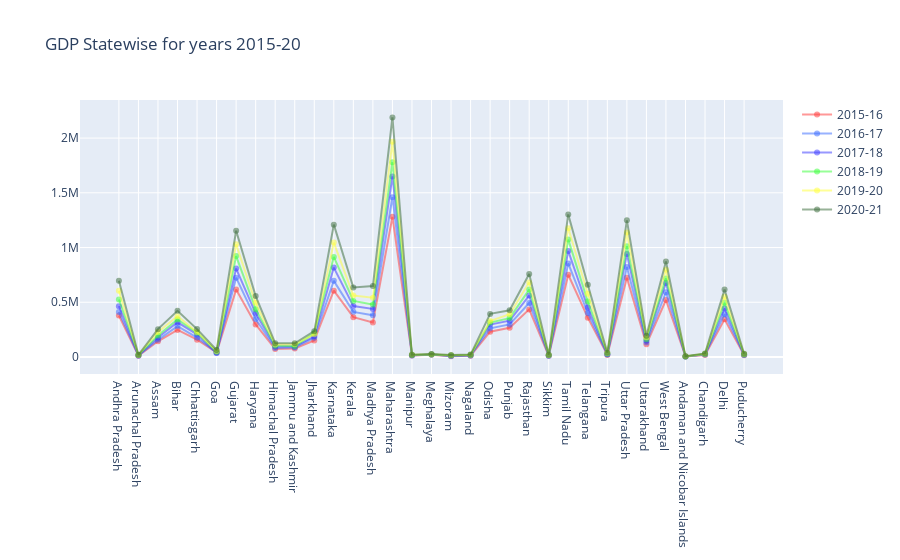

Notebook cell for this chart:
### Markdown cell above
### Line Plot depicting the GDP of India from 2015 to 2020

### Code cell
trace1 = go.Scatter(
    x = gdp["States"],
    y = gdp["2011-12"],
    mode = 'lines+markers',
    name = '2015-16',
    marker = dict(color = 'rgba(255, 51, 51, 0.5)'),
    text = gdp.States)

trace2 = go.Scatter(
    x = gdp["States"],
    y = gdp["2012-13"],
    mode = 'lines+markers',
    name = '2016-17',
    marker = dict(color = 'rgba(51, 102, 255, 0.5)'),
    text = gdp.States)

trace3 = go.Scatter(
    x = gdp["States"],
    y = gdp["2013-14"],
    mode = 'lines+markers',
    name = '2017-18',
    marker = dict(color = 'rgba(51, 51, 255, 0.5)'),
    text = gdp.States)

trace4 = go.Scatter(
    x = gdp["States"],
    y = gdp["2014-15"],
    mode = 'lines+markers',
    name = '2018-19',
    marker = dict(color = 'rgba(51, 255, 51, 0.5)'),
    text = gdp.States)

trace5 = go.Scatter(
    x = gdp["States"],
    y = gdp["2015-16"],
    mode = 'lines+markers',
    name = '2019-20',
    marker = dict(color = 'rgba(255, 255, 51, 0.5)'),
    text = gdp.States)

trace6 = go.Scatter(
    x = gdp["States"],
    y = gdp["2016-17"],
    mode = 'lines+markers',
    name = '2020-21',
    marker = dict(color = 'rgba(51, 102, 51, 0.5)'),
    text = gdp.States)

layout = dict(title = 'GDP Statewise for years 2015-20',
             xaxis= dict(zeroline= False)
             )

data = [trace1, trace2, trace3, trace4, trace5, trace6]
fig = dict(data = data, layout = layout)

iplot(fig)

### Figure 1 — Plotly figure (JSON) as saved in the notebook; plotly's stock layout.template omitted (floating-point values rounded to 4 significant figures)
{"data": [{"marker": {"color": "rgba(255, 51, 51, 0.5)"}, "mode": "lines+markers", "name": "2015-16", "text": ["Andhra Pradesh", "Arunachal Pradesh", "Assam", "Bihar", "Chhattisgarh", "Goa", "Gujarat", "Haryana", "Himachal Pradesh", "Jammu and Kashmir", "Jharkhand", "Karnataka", "Kerala", "Madhya Pradesh", "Maharashtra", "Manipur", "Meghalaya", "Mizoram", "Nagaland", "Odisha", "Punjab", "Rajasthan", "Sikkim", "Tamil Nadu", "Telangana", "Tripura", "Uttar Pradesh", "Uttarakhand", "West Bengal", "Andaman and Nicobar Islands", "Chandigarh", "Delhi", "Puducherry"], "type": "scatter", "x": ["Andhra Pradesh", "Arunachal Pradesh", "Assam", "Bihar", "Chhattisgarh", "Goa", "Gujarat", "Haryana", "Himachal Pradesh", "Jammu and Kashmir", "Jharkhand", "Karnataka", "Kerala", "Madhya Pradesh", "Maharashtra", "Manipur", "Meghalaya", "Mizoram", "Nagaland", "Odisha", "Punjab", "Rajasthan", "Sikkim", "Tamil Nadu", "Telangana", "Tripura", "Uttar Pradesh", "Uttarakhand", "West Bengal", "Andaman and Nicobar Islands", "Chandigarh", "Delhi", "Puducherry"], "y": [379402, 11063, 143175, 247144, 158074, 42367, 615606, 297539, 72720, 78256, 150918, 606048, 364048, 315562, 1280369, 12915, 19918, 7259, 12177, 230987, 266628, 434837, 11165, 751486, 359434, 19208, 724050, 115328, 520485, 3978, 18768, 343798, 16818]}, {"marker": {"color": "rgba(51, 102, 255, 0.5)"}, "mode": "lines+markers", "name": "2016-17", "text": ["Andhra Pradesh", "Arunachal Pradesh", "Assam", "Bihar", "Chhattisgarh", "Goa", "Gujarat", "Haryana", "Himachal Pradesh", "Jammu and Kashmir", "Jharkhand", "Karnataka", "Kerala", "Madhya Pradesh", "Maharashtra", "Manipur", "Meghalaya", "Mizoram", "Nagaland", "Odisha", "Punjab", "Rajasthan", "Sikkim", "Tamil Nadu", "Telangana", "Tripura", "Uttar Pradesh", "Uttarakhand", "West Bengal", "Andaman and Nicobar Islands", "Chandigarh", "Delhi", "Puducherry"], "type": "scatter", "x": ["Andhra Pradesh", "Arunachal Pradesh", "Assam", "Bihar", "Chhattisgarh", "Goa", "Gujarat", "Haryana", "Himachal Pradesh", "Jammu and Kashmir", "Jharkhand", "Karnataka", "Kerala", "Madhya Pradesh", "Maharashtra", "Manipur", "Meghalaya", "Mizoram", "Nagaland", "Odisha", "Punjab", "Rajasthan", "Sikkim", "Tamil Nadu", "Telangana", "Tripura", "Uttar Pradesh", "Uttarakhand", "West Bengal", "Andaman and Nicobar Islands", "Chandigarh", "Delhi", "Puducherry"], "y": [411404, 12547, 156864, 282368, 177511, 38120, 724495, 347032, 82820, 87138, 174724, 695413, 412313, 380925, 1459629, 13743, 21872, 8362, 14121, 261700, 297734, 493551, 12338, 854825, 401594, 21663, 822393, 131613, 591464, 4421, 21609, 391388, 18875]}, {"marker": {"color": "rgba(51, 51, 255, 0.5)"}, "mode": "lines+markers", "name": "2017-18", "text": ["Andhra Pradesh", "Arunachal Pradesh", "Assam", "Bihar", "Chhattisgarh", "Goa", "Gujarat", "Haryana", "Himachal Pradesh", "Jammu and Kashmir", "Jharkhand", "Karnataka", "Kerala", "Madhya Pradesh", "Maharashtra", "Manipur", "Meghalaya", "Mizoram", "Nagaland", "Odisha", "Punjab", "Rajasthan", "Sikkim", "Tamil Nadu", "Telangana", "Tripura", "Uttar Pradesh", "Uttarakhand", "West Bengal", "Andaman and Nicobar Islands", "Chandigarh", "Delhi", "Puducherry"], "type": "scatter", "x": ["Andhra Pradesh", "Arunachal Pradesh", "Assam", "Bihar", "Chhattisgarh", "Goa", "Gujarat", "Haryana", "Himachal Pradesh", "Jammu and Kashmir", "Jharkhand", "Karnataka", "Kerala", "Madhya Pradesh", "Maharashtra", "Manipur", "Meghalaya", "Mizoram", "Nagaland", "Odisha", "Punjab", "Rajasthan", "Sikkim", "Tamil Nadu", "Telangana", "Tripura", "Uttar Pradesh", "Uttarakhand", "West Bengal", "Andaman and Nicobar Islands", "Chandigarh", "Delhi", "Puducherry"], "y": [464272, 14581, 177745, 317101, 206833, 35921, 807623, 399268, 94764, 95619, 188567, 816666, 465041, 439483, 1649647, 16182, 22938, 10293, 16612, 296475, 332147, 561031, 13862, 968530, 451580, 25593, 940356, 149074, 676848, 5023, 24822, 443960, 21870]}, {"marker": {"color": "rgba(51, 255, 51, 0.5)"}, "mode": "lines+markers", "name": "2018-19", "text": ["Andhra Pradesh", "Arunachal Pradesh", "Assam", "Bihar", "Chhattisgarh", "Goa", "Gujarat", "Haryana", "Himachal Pradesh", "Jammu and Kashmir", "Jharkhand", "Karnataka", "Kerala", "Madhya Pradesh", "Maharashtra", "Manipur", "Meghalaya", "Mizoram", "Nagaland", "Odisha", "Punjab", "Rajasthan", "Sikkim", "Tamil Nadu", "Telangana", "Tripura", "Uttar Pradesh", "Uttarakhand", "West Bengal", "Andaman and Nicobar Islands", "Chandigarh", "Delhi", "Puducherry"], "type": "scatter", "x": ["Andhra Pradesh", "Arunachal Pradesh", "Assam", "Bihar", "Chhattisgarh", "Goa", "Gujarat", "Haryana", "Himachal Pradesh", "Jammu and Kashmir", "Jharkhand", "Karnataka", "Kerala", "Madhya Pradesh", "Maharashtra", "Manipur", "Meghalaya", "Mizoram", "Nagaland", "Odisha", "Punjab", "Rajasthan", "Sikkim", "Tamil Nadu", "Telangana", "Tripura", "Uttar Pradesh", "Uttarakhand", "West Bengal", "Andaman and Nicobar Islands", "Chandigarh", "Delhi", "Puducherry"], "y": [524976, 17959, 195723, 342951, 221118, 47814, 921773, 437145, 103772, 98370, 218525, 913923, 512564, 479939, 1779138, 18129, 23235, 13509, 18401, 314250, 355102, 615642, 15407, 1072678, 505849, 29533, 1011790, 161439, 718082, 5477, 26549, 494803, 22574]}, {"marker": {"color": "rgba(255, 255, 51, 0.5)"}, "mode": "lines+markers", "name": "2019-20", "text": ["Andhra Pradesh", "Arunachal Pradesh", "Assam", "Bihar", "Chhattisgarh", "Goa", "Gujarat", "Haryana", "Himachal Pradesh", "Jammu and Kashmir", "Jharkhand", "Karnataka", "Kerala", "Madhya Pradesh", "Maharashtra", "Manipur", "Meghalaya", "Mizoram", "Nagaland", "Odisha", "Punjab", "Rajasthan", "Sikkim", "Tamil Nadu", "Telangana", "Tripura", "Uttar Pradesh", "Uttarakhand", "West Bengal", "Andaman and Nicobar Islands", "Chandigarh", "Delhi", "Puducherry"], "type": "scatter", "x": ["Andhra Pradesh", "Arunachal Pradesh", "Assam", "Bihar", "Chhattisgarh", "Goa", "Gujarat", "Haryana", "Himachal Pradesh", "Jammu and Kashmir", "Jharkhand", "Karnataka", "Kerala", "Madhya Pradesh", "Maharashtra", "Manipur", "Meghalaya", "Mizoram", "Nagaland", "Odisha", "Punjab", "Rajasthan", "Sikkim", "Tamil Nadu", "Telangana", "Tripura", "Uttar Pradesh", "Uttarakhand", "West Bengal", "Andaman and Nicobar Islands", "Chandigarh", "Delhi", "Puducherry"], "y": [604229, 18509, 227959, 371602, 227383, 55054, 1029010, 495249, 114239, 117168, 206613, 1045168, 561994, 541189, 1966147, 19531, 25117, 15139, 19524, 328550, 390087, 681485, 18034, 1176500, 577902, 35938, 1137210, 177163, 797300, 6032, 29280, 550804, 26617]}, {"marker": {"color": "rgba(51, 102, 51, 0.5)"}, "mode": "lines+markers", "name": "2020-21", "text": ["Andhra Pradesh", "Arunachal Pradesh", "Assam", "Bihar", "Chhattisgarh", "Goa", "Gujarat", "Haryana", "Himachal Pradesh", "Jammu and Kashmir", "Jharkhand", "Karnataka", "Kerala", "Madhya Pradesh", "Maharashtra", "Manipur", "Meghalaya", "Mizoram", "Nagaland", "Odisha", "Punjab", "Rajasthan", "Sikkim", "Tamil Nadu", "Telangana", "Tripura", "Uttar Pradesh", "Uttarakhand", "West Bengal", "Andaman and Nicobar Islands", "Chandigarh", "Delhi", "Puducherry"], "type": "scatter", "x": ["Andhra Pradesh", "Arunachal Pradesh", "Assam", "Bihar", "Chhattisgarh", "Goa", "Gujarat", "Haryana", "Himachal Pradesh", "Jammu and Kashmir", "Jharkhand", "Karnataka", "Kerala", "Madhya Pradesh", "Maharashtra", "Manipur", "Meghalaya", "Mizoram", "Nagaland", "Odisha", "Punjab", "Rajasthan", "Sikkim", "Tamil Nadu", "Telangana", "Tripura", "Uttar Pradesh", "Uttarakhand", "West Bengal", "Andaman and Nicobar Islands", "Chandigarh", "Delhi", "Puducherry"], "y": [697508, 19627, 254478, 422316, 254722, 63460, 1153327, 556325, 125634, 125379, 236250, 1209136, 634871, 648849, 2188532, 21294, 27439, 17192, 21722, 393808, 426988, 758809, 20687, 1302639, 659033, 39612, 1248374, 195125, 872527, 6836, 32741, 615605, 29573]}], "layout": {"title": {"text": "GDP Statewise for years 2015-20"}, "xaxis": {"zeroline": false}}}
